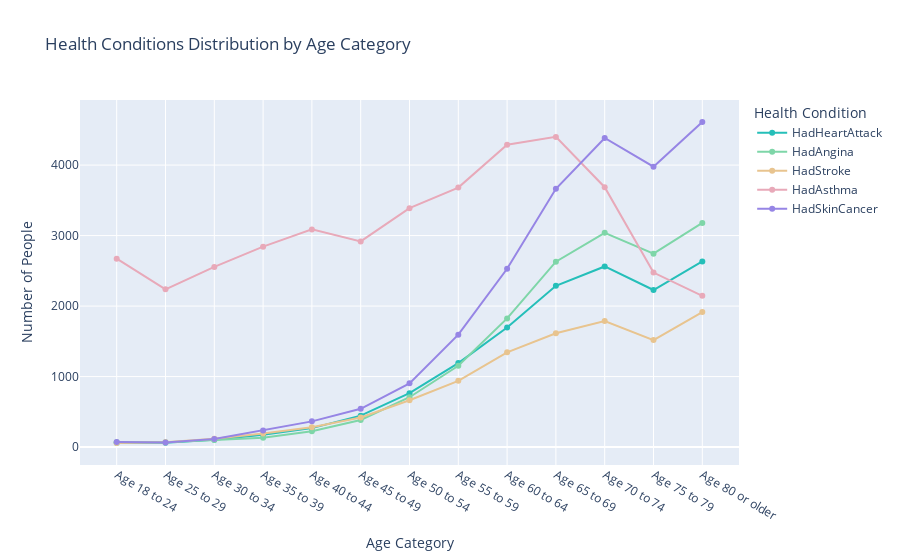

Notebook code for this chart:
### Code cell
condition_cols = [
    'HadHeartAttack', 'HadAngina', 'HadStroke', 'HadAsthma', 'HadSkinCancer'
]

df_counts = Data.groupby('AgeCategory')[condition_cols].sum().reset_index()


df_melted = df_counts.melt(
    id_vars='AgeCategory',
    value_vars=condition_cols,
    var_name='Condition',
    value_name='Count'
)

soft_palette_darker = [
    "#25BFB9",
    "#7ED6A8",
    "#E8C48F",
    "#E8A9B9",
    "#9685E5"
   
]

fig = px.line(
    df_melted,
    x='AgeCategory',
    y='Count',
    color='Condition',
    color_discrete_sequence=soft_palette_darker,
    markers=True,
    title='Health Conditions Distribution by Age Category',
    labels={'AgeCategory': 'Age Category', 'Count': 'Number of People', 'Condition': 'Health Condition'}
)


fig.show()

### Figure 1 — Plotly figure (JSON) as saved in the notebook; plotly's stock layout.template omitted (floating-point values rounded to 4 significant figures)
{"data": [{"hovertemplate": "Health Condition=HadHeartAttack<br>Age Category=%{x}<br>Number of People=%{y}<extra></extra>", "legendgroup": "HadHeartAttack", "line": {"color": "#25BFB9", "dash": "solid"}, "marker": {"symbol": "circle"}, "mode": "lines+markers", "name": "HadHeartAttack", "orientation": "v", "showlegend": true, "type": "scatter", "x": ["Age 18 to 24", "Age 25 to 29", "Age 30 to 34", "Age 35 to 39", "Age 40 to 44", "Age 45 to 49", "Age 50 to 54", "Age 55 to 59", "Age 60 to 64", "Age 65 to 69", "Age 70 to 74", "Age 75 to 79", "Age 80 or older"], "xaxis": "x", "y": [63, 63, 105, 176, 269, 446, 764, 1191, 1696, 2287, 2562, 2228, 2633], "yaxis": "y"}, {"hovertemplate": "Health Condition=HadAngina<br>Age Category=%{x}<br>Number of People=%{y}<extra></extra>", "legendgroup": "HadAngina", "line": {"color": "#7ED6A8", "dash": "solid"}, "marker": {"symbol": "circle"}, "mode": "lines+markers", "name": "HadAngina", "orientation": "v", "showlegend": true, "type": "scatter", "x": ["Age 18 to 24", "Age 25 to 29", "Age 30 to 34", "Age 35 to 39", "Age 40 to 44", "Age 45 to 49", "Age 50 to 54", "Age 55 to 59", "Age 60 to 64", "Age 65 to 69", "Age 70 to 74", "Age 75 to 79", "Age 80 or older"], "xaxis": "x", "y": [70, 67, 99, 131, 226, 385, 707, 1154, 1825, 2630, 3039, 2744, 3179], "yaxis": "y"}, {"hovertemplate": "Health Condition=HadStroke<br>Age Category=%{x}<br>Number of People=%{y}<extra></extra>", "legendgroup": "HadStroke", "line": {"color": "#E8C48F", "dash": "solid"}, "marker": {"symbol": "circle"}, "mode": "lines+markers", "name": "HadStroke", "orientation": "v", "showlegend": true, "type": "scatter", "x": ["Age 18 to 24", "Age 25 to 29", "Age 30 to 34", "Age 35 to 39", "Age 40 to 44", "Age 45 to 49", "Age 50 to 54", "Age 55 to 59", "Age 60 to 64", "Age 65 to 69", "Age 70 to 74", "Age 75 to 79", "Age 80 or older"], "xaxis": "x", "y": [58, 67, 118, 192, 282, 419, 664, 940, 1344, 1615, 1788, 1518, 1915], "yaxis": "y"}, {"hovertemplate": "Health Condition=HadAsthma<br>Age Category=%{x}<br>Number of People=%{y}<extra></extra>", "legendgroup": "HadAsthma", "line": {"color": "#E8A9B9", "dash": "solid"}, "marker": {"symbol": "circle"}, "mode": "lines+markers", "name": "HadAsthma", "orientation": "v", "showlegend": true, "type": "scatter", "x": ["Age 18 to 24", "Age 25 to 29", "Age 30 to 34", "Age 35 to 39", "Age 40 to 44", "Age 45 to 49", "Age 50 to 54", "Age 55 to 59", "Age 60 to 64", "Age 65 to 69", "Age 70 to 74", "Age 75 to 79", "Age 80 or older"], "xaxis": "x", "y": [2673, 2238, 2556, 2843, 3088, 2917, 3389, 3681, 4289, 4400, 3686, 2475, 2145], "yaxis": "y"}, {"hovertemplate": "Health Condition=HadSkinCancer<br>Age Category=%{x}<br>Number of People=%{y}<extra></extra>", "legendgroup": "HadSkinCancer", "line": {"color": "#9685E5", "dash": "solid"}, "marker": {"symbol": "circle"}, "mode": "lines+markers", "name": "HadSkinCancer", "orientation": "v", "showlegend": true, "type": "scatter", "x": ["Age 18 to 24", "Age 25 to 29", "Age 30 to 34", "Age 35 to 39", "Age 40 to 44", "Age 45 to 49", "Age 50 to 54", "Age 55 to 59", "Age 60 to 64", "Age 65 to 69", "Age 70 to 74", "Age 75 to 79", "Age 80 or older"], "xaxis": "x", "y": [72, 64, 116, 236, 365, 543, 904, 1595, 2530, 3663, 4384, 3977, 4611], "yaxis": "y"}], "layout": {"legend": {"title": {"text": "Health Condition"}, "tracegroupgap": 0}, "title": {"text": "Health Conditions Distribution by Age Category"}, "xaxis": {"anchor": "y", "domain": [0, 1], "title": {"text": "Age Category"}}, "yaxis": {"anchor": "x", "domain": [0, 1], "title": {"text": "Number of People"}}}}
